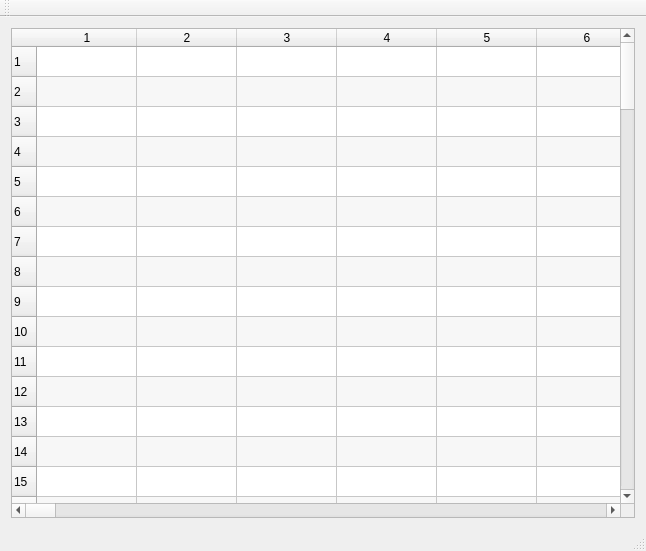
<?xml version="1.0" encoding="UTF-8"?>
<ui version="4.0">
 <class>interface</class>
 <widget class="QMainWindow" name="interface">
  <property name="geometry">
   <rect>
    <x>0</x>
    <y>0</y>
    <width>646</width>
    <height>551</height>
   </rect>
  </property>
  <property name="windowTitle">
   <string>interface</string>
  </property>
  <widget class="QWidget" name="centralWidget">
   <layout class="QGridLayout" name="gridLayout">
    <item row="0" column="0">
     <widget class="QTableWidget" name="tableWidget">
      <property name="dragEnabled">
       <bool>true</bool>
      </property>
      <property name="dragDropMode">
       <enum>QAbstractItemView::InternalMove</enum>
      </property>
      <property name="alternatingRowColors">
       <bool>true</bool>
      </property>
      <property name="rowCount">
       <number>100</number>
      </property>
      <property name="columnCount">
       <number>100</number>
      </property>
      <row/>
      <row/>
      <row/>
      <row/>
      <row/>
      <row/>
      <row/>
      <row/>
      <row/>
      <row/>
      <row/>
      <row/>
      <row/>
      <row/>
      <row/>
      <row/>
      <row/>
      <row/>
      <row/>
      <row/>
      <row/>
      <row/>
      <row/>
      <row/>
      <row/>
      <row/>
      <row/>
      <row/>
      <row/>
      <row/>
      <row/>
      <row/>
      <row/>
      <row/>
      <row/>
      <row/>
      <row/>
      <row/>
      <row/>
      <row/>
      <row/>
      <row/>
      <row/>
      <row/>
      <row/>
      <row/>
      <row/>
      <row/>
      <row/>
      <row/>
      <row/>
      <row/>
      <row/>
      <row/>
      <row/>
      <row/>
      <row/>
      <row/>
      <row/>
      <row/>
      <row/>
      <row/>
      <row/>
      <row/>
      <row/>
      <row/>
      <row/>
      <row/>
      <row/>
      <row/>
      <row/>
      <row/>
      <row/>
      <row/>
      <row/>
      <row/>
      <row/>
      <row/>
      <row/>
      <row/>
      <row/>
      <row/>
      <row/>
      <row/>
      <row/>
      <row/>
      <row/>
      <row/>
      <row/>
      <row/>
      <row/>
      <row/>
      <row/>
      <row/>
      <row/>
      <row/>
      <row/>
      <row/>
      <row/>
      <row/>
      <column/>
      <column/>
      <column/>
      <column/>
      <column/>
      <column/>
      <column/>
      <column/>
      <column/>
      <column/>
      <column/>
      <column/>
      <column/>
      <column/>
      <column/>
      <column/>
      <column/>
      <column/>
      <column/>
      <column/>
      <column/>
      <column/>
      <column/>
      <column/>
      <column/>
      <column/>
      <column/>
      <column/>
      <column/>
      <column/>
      <column/>
      <column/>
      <column/>
      <column/>
      <column/>
      <column/>
      <column/>
      <column/>
      <column/>
      <column/>
      <column/>
      <column/>
      <column/>
      <column/>
      <column/>
      <column/>
      <column/>
      <column/>
      <column/>
      <column/>
      <column/>
      <column/>
      <column/>
      <column/>
      <column/>
      <column/>
      <column/>
      <column/>
      <column/>
      <column/>
      <column/>
      <column/>
      <column/>
      <column/>
      <column/>
      <column/>
      <column/>
      <column/>
      <column/>
      <column/>
      <column/>
      <column/>
      <column/>
      <column/>
      <column/>
      <column/>
      <column/>
      <column/>
      <column/>
      <column/>
      <column/>
      <column/>
      <column/>
      <column/>
      <column/>
      <column/>
      <column/>
      <column/>
      <column/>
      <column/>
      <column/>
      <column/>
      <column/>
      <column/>
      <column/>
      <column/>
      <column/>
      <column/>
      <column/>
      <column/>
     </widget>
    </item>
   </layout>
  </widget>
  <widget class="QMenuBar" name="menuBar">
   <property name="geometry">
    <rect>
     <x>0</x>
     <y>0</y>
     <width>646</width>
     <height>25</height>
    </rect>
   </property>
  </widget>
  <widget class="QToolBar" name="mainToolBar">
   <attribute name="toolBarArea">
    <enum>TopToolBarArea</enum>
   </attribute>
   <attribute name="toolBarBreak">
    <bool>false</bool>
   </attribute>
  </widget>
  <widget class="QStatusBar" name="statusBar"/>
 </widget>
 <layoutdefault spacing="6" margin="11"/>
 <resources/>
 <connections/>
</ui>
